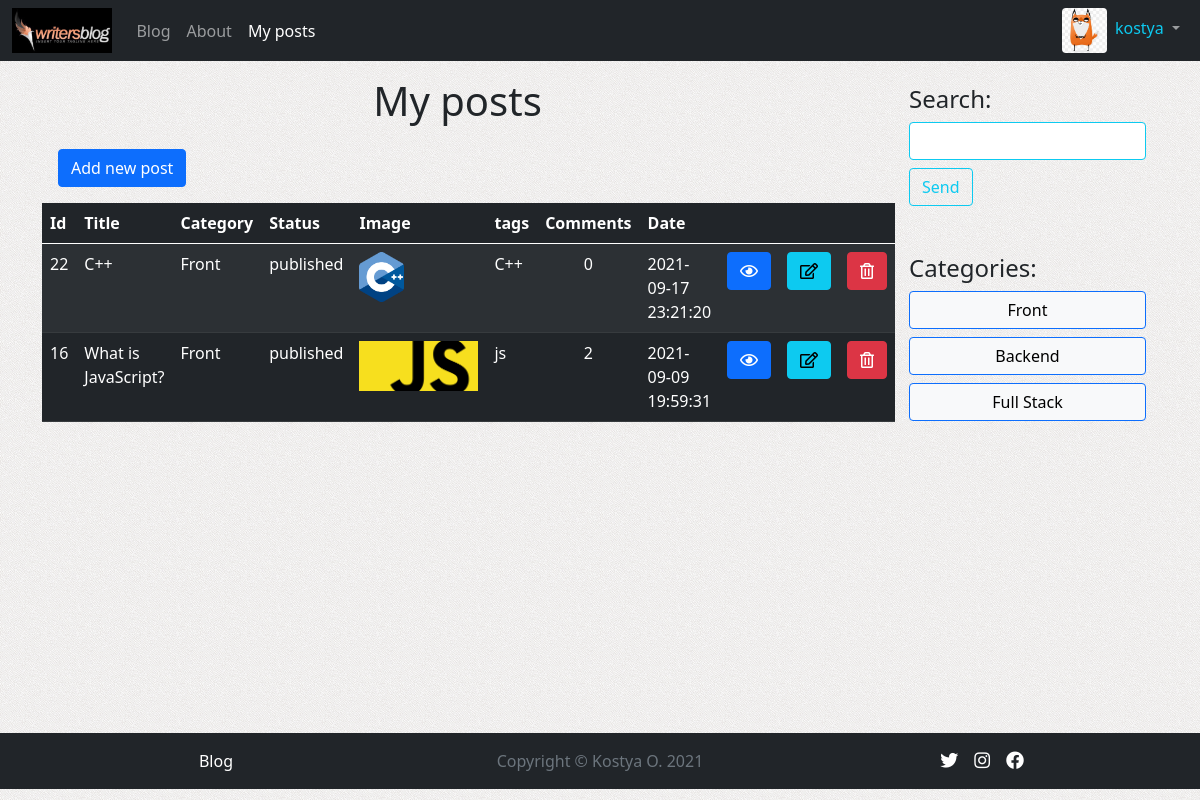
Page /user_posts.php (signed in) on the committed database.
### tables this page shows
CREATE TABLE `posts` (
  `post_id` int(3) NOT NULL,
  `post_category_id` int(3) NOT NULL,
  `post_title` varchar(255) NOT NULL,
  `post_author` varchar(255) NOT NULL,
  `post_date` datetime NOT NULL,
  `post_image` text NOT NULL,
  `post_content` text NOT NULL,
  `post_tags` varchar(255) NOT NULL,
  `post_comments_count` int(11) NOT NULL,
  `post_status` varchar(255) NOT NULL DEFAULT 'draft'
);

CREATE TABLE `categories` (
  `cat_id` int(11) NOT NULL,
  `cat_title` varchar(1000) NOT NULL
);

### includes/view_all_posts.php (the view, shortened to what this page needs)
<a name="" id="" class="btn btn-primary m-3" href="user_posts.php?source=add_post" role="button">Add new post</a>
<table class="table table-dark table-striped">
    <thead class="thead-dark">
        <tr class="table-dark">
            <th scope="col">Id</th>
            <th scope="col">Title</th>
            <th scope="col">Category</th>
            <th scope="col">Status</th>
            <th scope="col">Image</th>
            <th scope="col">tags</th>
            <th scope="col">Comments</th>
            <th scope="col">Date</th>
            <th scope="col"></th>
            <th scope="col"></th>
            <th scope="col"></th>
        </tr>
    </thead>
    <tbody>
        <?php
            $query = "SELECT * FROM posts WHERE post_author = '{$_SESSION['username']}' ORDER BY post_date DESC";
            $select_posts = mysqli_query($connection,$query);
            while($row = mysqli_fetch_assoc($select_posts)){
                $post_id = $row['post_id'];
                $post_title = $row['post_title'];
                $post_category_id = $row['post_category_id'];
                $post_status = $row['post_status'];
                $post_image = $row['post_image'];
                $post_tags = $row['post_tags'];
                $post_date = $row['post_date'];
                  $query_comments_count = "SELECT COUNT(comment_id) FROM comments WHERE comment_post_id = {$post_id}";
                  $result = mysqli_query($connection,$query_comments_count);
                  $row = $result->fetch_row();
                  $post_comments_count = $row[0];
                echo "<tr>";
                ?>
                <?php
                    echo "<td>$post_id</td>";
                    echo "<td>$post_title</td>";
                    $query = "SELECT * FROM categories WHERE cat_id = {$post_category_id}";
                    $select_categories_id = mysqli_query($connection,$query);
                    while ($row = mysqli_fetch_assoc($select_categories_id)){
                        $cat_title = $row['cat_title'];
                        echo "<td>$cat_title</td>";
                    }
                    echo "<td>$post_status</td>";
                    echo "<td><img max-width='100' height='50' class='img_view_all' src='./images/$post_image' alt='image post' /></td>";
                    echo "<td>$post_tags</td>";
                    echo "<td class='text-center'>$post_comments_count</td>";
                    echo "<td>$post_date</td>";
                    echo "<td><a class='btn btn-primary' href='./post.php?post_id=$post_id' role='button'><i class='far fa-eye'></i></a></td>";
                    echo "<td><a href='user_posts.php?source=edit_post&post_id={$post_id}' class='btn btn-info' ><i class='far fa-edit'></i></a></td>";
                ?>
                <td>
                    <a href="javascript:;" class="btn btn-danger" data-bs-toggle="modal" data-bs-target="#deleteModal" onclick="deletePost(<?php echo $post_id ?>)" ><i class="far fa-trash-alt"></i></a>
                </td>
                </tr>
            <?php
            }
        ?>
    </tbody>
</table>

### includes/sidebar.php (shortened to what this page needs)
<div class="col-md-3 p-4">
    <div class="well ">
        <h4>Search:</h4>
            <form action="search.php" method="post">
                <input name="search" type="text" class="form-control shadow-none border border-info" />
                <button name="submit" class="btn btn-outline-info mt-2" type="submit">Send</button>
            </form>
    </div>
    <div class="well mt-5">
        <h4>Categories:</h4>
        <div class="row">
            <ul class="list-unstyled">
                <?php
                    if (!isset($category)){$category = '';}
                    $query = "SELECT * FROM categories";
                    $select_all_categories_query=mysqli_query($connection,$query);
                    while ($row=mysqli_fetch_array($select_all_categories_query)){
                        $cat_title = $row['cat_title'];
                        $cat_id = $row['cat_id'];
                        $category==$cat_id ? $active_cat = 'btn-primary' : $active_cat = 'btn-light';
                        echo "<form action='search.php' method='post'>";
                        echo "<input type='submit' class='form-control shadow-none border border-primary mb-2 $active_cat'  value='{$cat_title}'/>";
                        echo "</form>";
                    }
                ?>
            </ul>
        </div>
    </div>
</div>

### css/style.css (style rules this page uses)
body { background-color: rgb(196, 245, 245); background-image: url("../images/site/bg.png"); box-sizing: border-box !important; }

### rows in the picture
posts: post_id "22", post_title "C++", post_status "published", post_image (picture), post_tags "C++", post_comments_count "0", post_date "2021-09-17 23:21:20"
categories: cat_title "Front"
posts: post_id "16", post_title "What is JavaScript?", post_status "published", post_image (picture), post_tags "js", post_comments_count "2", post_date "2021-09-09 19:59:31"
categories: cat_title "Backend"
categories: cat_title "Full Stack"

### other values in the picture
$_SESSION['username'] "kostya"
